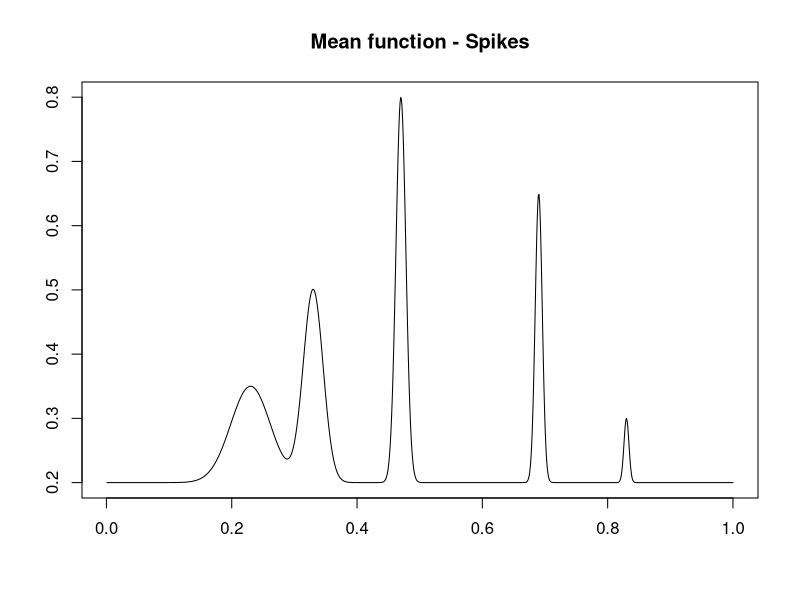
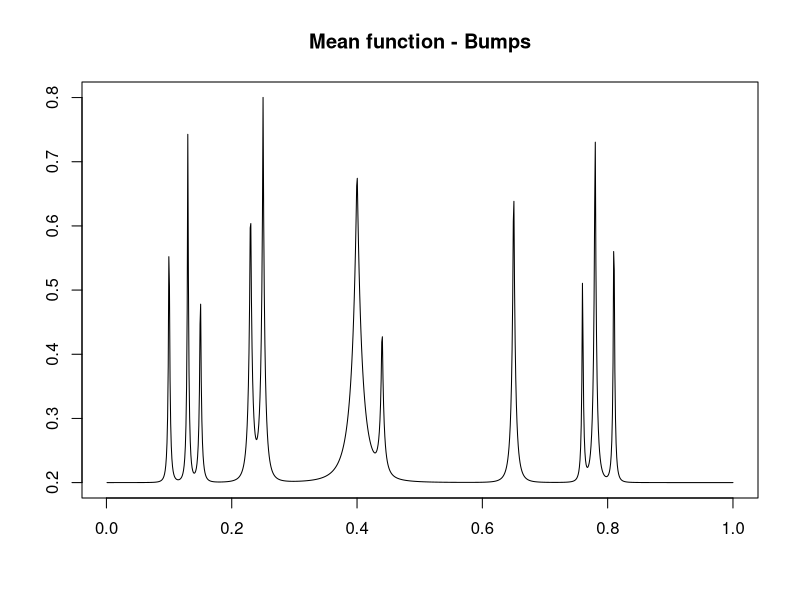
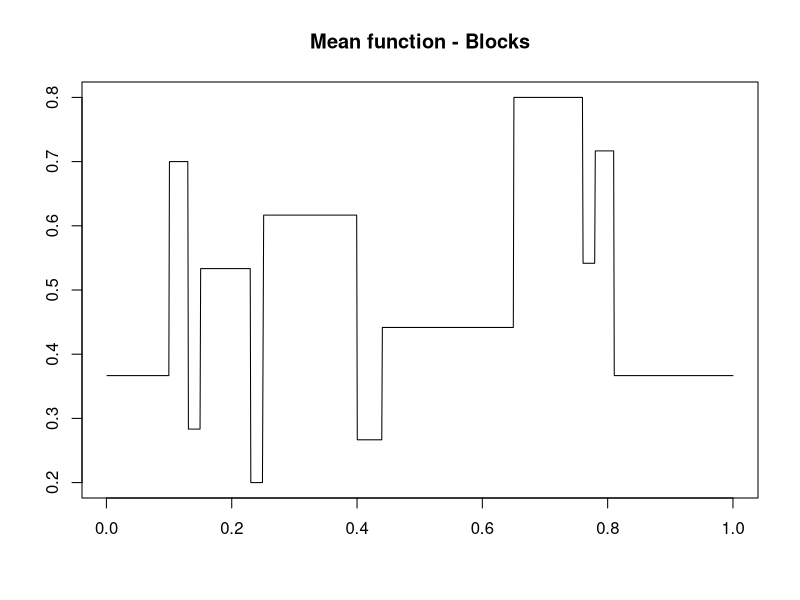
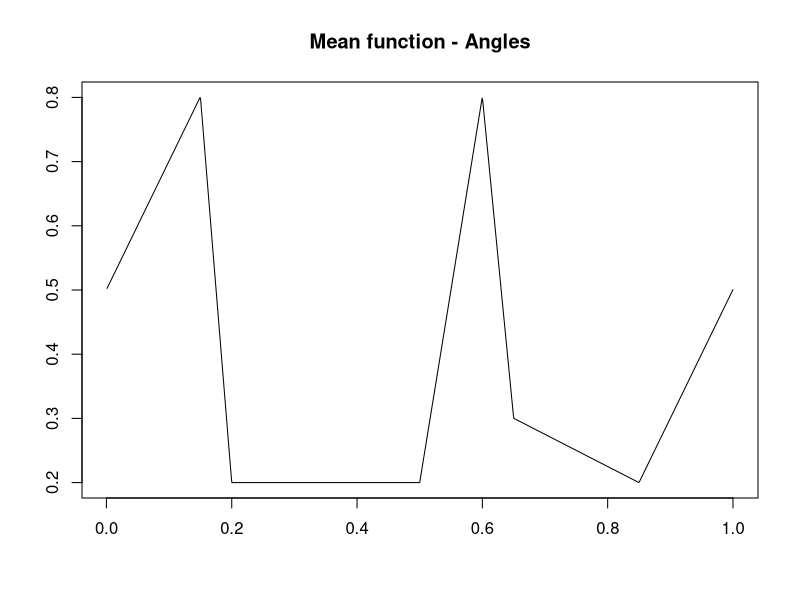
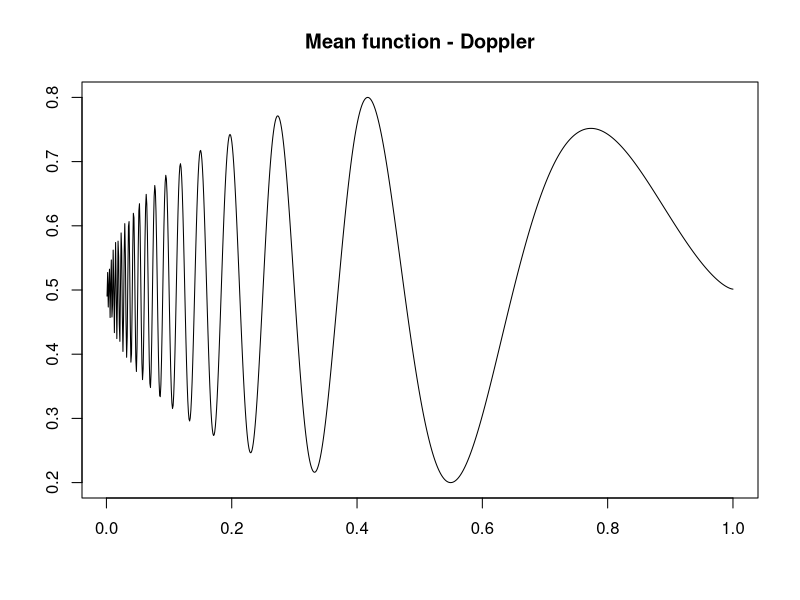
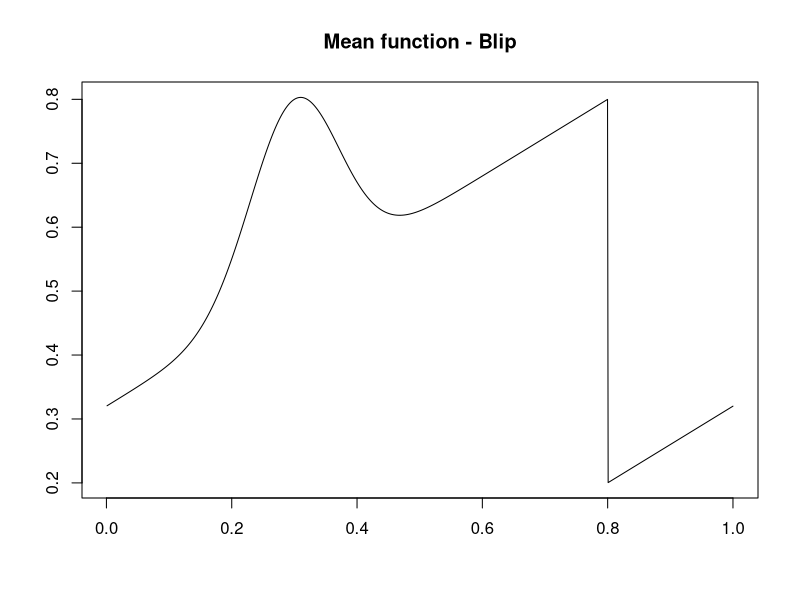
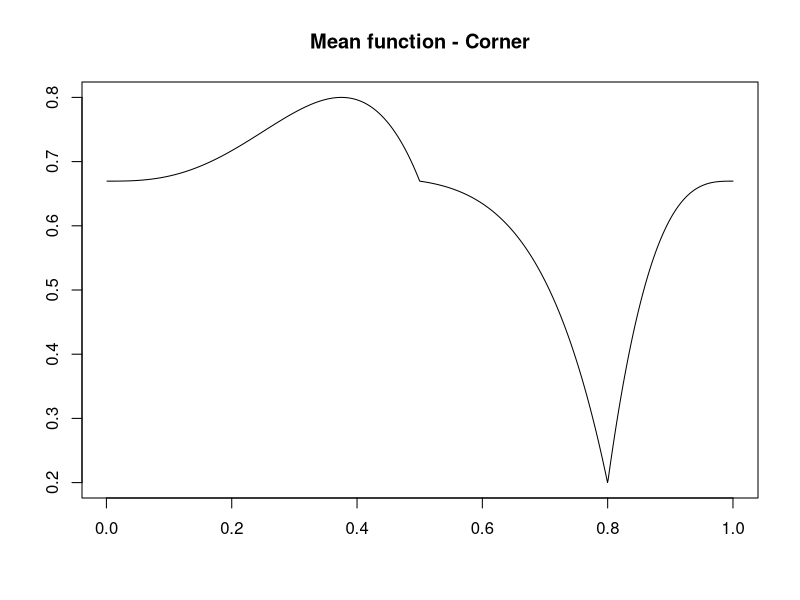
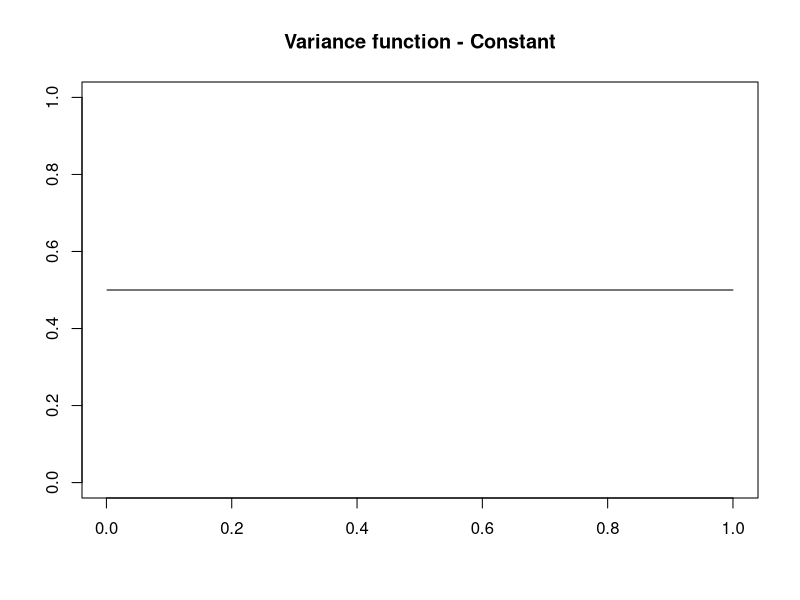

Generate these figures, in order, with R:
### Functions for Gaussian simulations
n = 1024
t = 1:n/n


spike.f = function(x) (0.75 * exp(-500 * (x - 0.23)^2) + 1.5 * exp(-2000 * (x - 0.33)^2) + 3 * exp(-8000 * (x - 0.47)^2) + 
                         2.25 * exp(-16000 * (x - 0.69)^2) + 0.5 * exp(-32000 * (x - 0.83)^2))
mu.s = spike.f(t)

pos = c(0.1, 0.13, 0.15, 0.23, 0.25, 0.4, 0.44, 0.65, 0.76, 0.78, 0.81)
hgt = 2.97/5 * c(4, 5, 3, 4, 5, 4.2, 2.1, 4.3, 3.1, 5.1, 4.2)
wth = c(0.005, 0.005, 0.006, 0.01, 0.01, 0.03, 0.01, 0.01, 0.005, 0.008, 0.005)
mu.b = rep(0, n)
for (j in 1:length(pos)) {
  mu.b = mu.b + hgt[j]/((1 + (abs(t - pos[j])/wth[j]))^4)
}


dop.f = function(x) sqrt(x * (1 - x)) * sin((2 * pi * 1.05)/(x + 0.05))
mu.dop = dop.f(t)
mu.dop = 3/(max(mu.dop) - min(mu.dop)) * (mu.dop - min(mu.dop))
mu.dop.var = 10 * dop.f(t)
mu.dop.var = mu.dop.var - min(mu.dop.var)



sig = ((2 * t + 0.5) * (t <= 0.15)) + ((-12 * (t - 0.15) + 0.8) * (t > 0.15 & t <= 0.2)) + 0.2 * (t > 0.2 & t <= 0.5) + 
  ((6 * (t - 0.5) + 0.2) * (t > 0.5 & t <= 0.6)) + ((-10 * (t - 0.6) + 0.8) * (t > 0.6 & t <= 0.65)) + ((-0.5 * (t - 
                                                                                                                   0.65) + 0.3) * (t > 0.65 & t <= 0.85)) + ((2 * (t - 0.85) + 0.2) * (t > 0.85))
mu.ang = 3/5 * ((5/(max(sig) - min(sig))) * sig - 1.6) - 0.0419569



heavi = 4 * sin(4 * pi * t) - sign(t - 0.3) - sign(0.72 - t)
mu.hs = heavi/sqrt(var(heavi)) * 1 * 2.99/3.366185
mu.hs = mu.hs - min(mu.hs)


pos = c(0.1, 0.13, 0.15, 0.23, 0.25, 0.4, 0.44, 0.65, 0.76, 0.78, 0.81)
hgt = 2.88/5 * c(4, (-5), 3, (-4), 5, (-4.2), 2.1, 4.3, (-3.1), 2.1, (-4.2))
mu.blk = rep(0, n)
for (j in 1:length(pos)) {
  mu.blk = mu.blk + (1 + sign(t - pos[j])) * (hgt[j]/2)
}

mu.cblk = mu.blk
mu.cblk[mu.cblk < 0] = 0

mu.blip = (0.32 + 0.6 * t + 0.3 * exp(-100 * (t - 0.3)^2)) * (t >= 0 & t <= 0.8) + (-0.28 + 0.6 * t + 0.3 * exp(-100 * 
                                                                                                                  (t - 1.3)^2)) * (t > 0.8 & t <= 1)


mu.cor = 623.87 * t^3 * (1 - 2 * t) * (t >= 0 & t <= 0.5) + 187.161 * (0.125 - t^3) * t^4 * (t > 0.5 & t <= 0.8) + 3708.470441 * 
  (t - 1)^3 * (t > 0.8 & t <= 1)
mu.cor = (0.6/(max(mu.cor) - min(mu.cor))) * mu.cor
mu.cor = mu.cor - min(mu.cor) + 0.2

mu.sp = (1 + mu.s)/5
mu.bump = (1 + mu.b)/5
mu.blk = 0.2 + 0.6 * (mu.blk - min(mu.blk))/max(mu.blk - min(mu.blk))
mu.ang = (1 + mu.ang)/5
mu.dop = (1 + mu.dop)/5
mu.blip = mu.blip
mu.cor = mu.cor


var1 = rep(1, n)
var2 = (1e-02 + 4 * (exp(-550 * (t - 0.2)^2) + exp(-200 * (t - 0.5)^2) + exp(-950 * (t - 0.8)^2)))
var3 = (1e-02 + 2 * mu.dop.var)
var4 = 1e-02 + mu.b
var5 = 1e-02 + 1 * (mu.cblk - min(mu.cblk))/max(mu.cblk)

var1 = var1/2
var2 = var2/max(var2)
var3 = var3/max(var3)
var4 = var4/max(var4)
var5 = var5/max(var5)



pdf("paper/supplementary/gaus_sp.pdf", width = 6, height = 4)
plot(t, mu.sp, xlab = "", ylab = "", type = "l", main = "Mean function - Spikes")
dev.off()

pdf("paper/supplementary/gaus_bump.pdf", width = 6, height = 4)
plot(t, mu.bump, xlab = "", ylab = "", type = "l", main = "Mean function - Bumps")
dev.off()

pdf("paper/supplementary/gaus_blk.pdf", width = 6, height = 4)
plot(t, mu.blk, xlab = "", ylab = "", type = "l", main = "Mean function - Blocks")
dev.off()

pdf("paper/supplementary/gaus_ang.pdf", width = 6, height = 4)
plot(t, mu.ang, xlab = "", ylab = "", type = "l", main = "Mean function - Angles")
dev.off()

pdf("paper/supplementary/gaus_dop.pdf", width = 6, height = 4)
plot(t, mu.dop, xlab = "", ylab = "", type = "l", main = "Mean function - Doppler")
dev.off()

pdf("paper/supplementary/gaus_blip.pdf", width = 6, height = 4)
plot(t, mu.blip, xlab = "", ylab = "", type = "l", main = "Mean function - Blip")
dev.off()

pdf("paper/supplementary/gaus_cor.pdf", width = 6, height = 4)
plot(t, mu.cor, xlab = "", ylab = "", type = "l", main = "Mean function - Corner")
dev.off()



pdf("paper/supplementary/gaus_var_cons.pdf", width = 6, height = 4)
plot(t, var1, xlab = "", ylab = "", ylim = c(0, 1), type = "l", main = "Variance function - Constant")
dev.off()

pdf("paper/supplementary/gaus_var_texp.pdf", width = 6, height = 4)
plot(t, var2, xlab = "", ylab = "", type = "l", main = "Variance function - Triple Exponential")
dev.off()

pdf("paper/supplementary/gaus_var_dop.pdf", width = 6, height = 4)
plot(t, var3, xlab = "", ylab = "", type = "l", main = "Variance function - Doppler")
dev.off()

pdf("paper/supplementary/gaus_var_bump.pdf", width = 6, height = 4)
plot(t, var4, xlab = "", ylab = "", type = "l", main = "Variance function - Bumps")
dev.off()

pdf("paper/supplementary/gaus_var_cblk.pdf", width = 6, height = 4)
plot(t, var5, xlab = "", ylab = "", type = "l", main = "Variance function - Clipped Blocks")
dev.off()






# Functions for Poisson simulations
n = 1024
t = 1:n/n

spike.f = function(x) (0.75 * exp(-500 * (x - 0.23)^2) + 1.5 * exp(-2000 * (x - 0.33)^2) + 3 * exp(-8000 * (x - 0.47)^2) + 
                         2.25 * exp(-16000 * (x - 0.69)^2) + 0.5 * exp(-32000 * (x - 0.83)^2))
mu.s = spike.f(t)

dop.f = function(x) sqrt(x * (1 - x)) * sin((2 * pi * 1.05)/(x + 0.05))
mu.ang = dop.f(t)

sig = ((2 * t + 0.5) * (t <= 0.15)) + ((-12 * (t - 0.15) + 0.8) * (t > 0.15 & t <= 0.2)) + 0.2 * (t > 0.2 & t <= 0.5) + 
  ((6 * (t - 0.5) + 0.2) * (t > 0.5 & t <= 0.6)) + ((-10 * (t - 0.6) + 0.8) * (t > 0.6 & t <= 0.65)) + ((-0.5 * (t - 
                                                                                                                   0.65) + 0.3) * (t > 0.65 & t <= 0.85)) + ((2 * (t - 0.85) + 0.2) * (t > 0.85))
mu.ang = 3/5 * ((5/(max(sig) - min(sig))) * sig - 1.6) - 0.0419569


heavi = 4 * sin(4 * pi * t) - sign(t - 0.3) - sign(0.72 - t)
mu.hs = heavi/sqrt(var(heavi)) * 1 * 2.99/3.366185
mu.hs = mu.hs - min(mu.hs)

I_1 = exp(-(abs(t - 0.2)/0.01)^1.2) * (t <= 0.2) + exp(-(abs(t - 0.2)/0.03)^1.2) * (t > 0.2)
I_2 = exp(-(abs(t - 0.3)/0.01)^1.2) * (t <= 0.3) + exp(-(abs(t - 0.3)/0.03)^1.2) * (t > 0.3)
I_3 = exp(-(abs(t - 0.4)/0.01)^1.2) * (t <= 0.4) + exp(-(abs(t - 0.4)/0.03)^1.2) * (t > 0.4)
mu.bur = 2.99/4.51804 * (4 * I_1 + 3 * I_2 + 4.5 * I_3)


pos = c(0.1, 0.13, 0.15, 0.23, 0.25, 0.4, 0.44, 0.65, 0.76, 0.78, 0.81)
hgt = 2.88/5 * c(4, (-5), 3, (-4), 5, (-4.2), 2.1, 4.3, (-3.1), 2.1, (-4.2))
mu.cb = rep(0, n)
for (j in 1:length(pos)) {
  mu.cb = mu.cb + (1 + sign(t - pos[j])) * (hgt[j]/2)
}
mu.cb[mu.cb < 0] = 0

pos = c(0.1, 0.13, 0.15, 0.23, 0.25, 0.4, 0.44, 0.65, 0.76, 0.78, 0.81)
hgt = 2.97/5 * c(4, 5, 3, 4, 5, 4.2, 2.1, 4.3, 3.1, 5.1, 4.2)
wth = c(0.005, 0.005, 0.006, 0.01, 0.01, 0.03, 0.01, 0.01, 0.005, 0.008, 0.005)
mu.b = rep(0, n)
for (j in 1:length(pos)) {
  mu.b = mu.b + hgt[j]/((1 + (abs(t - pos[j])/wth[j]))^4)
}


pdf("paper/supplementary/pois_sp.pdf", width = 6, height = 4)
plot(t, mu.s, xlab = "", ylab = "", type = "l", main = "Intensity function - Spikes")
dev.off()

pdf("paper/supplementary/pois_ang.pdf", width = 6, height = 4)
plot(t, mu.ang, xlab = "", ylab = "", type = "l", main = "Intensity function - Angles")
dev.off()

pdf("paper/supplementary/pois_hs.pdf", width = 6, height = 4)
plot(t, mu.hs, xlab = "", ylab = "", type = "l", main = "Intensity function - Heavisine")
dev.off()

pdf("paper/supplementary/pois_bur.pdf", width = 6, height = 4)
plot(t, mu.bur, xlab = "", ylab = "", type = "l", main = "Intensity function - Bursts")
dev.off()

pdf("paper/supplementary/pois_cblk.pdf", width = 6, height = 4)
plot(t, mu.cb, xlab = "", ylab = "", type = "l", main = "Intensity function - Clipped Blocks")
dev.off()

pdf("paper/supplementary/pois_bump.pdf", width = 6, height = 4)
plot(t, mu.b, xlab = "", ylab = "", type = "l", main = "Intensity function - Bumps")
dev.off() 